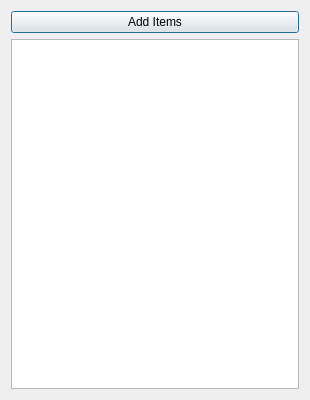
<?xml version="1.0" encoding="UTF-8"?>
<ui version="4.0">
 <class>NewItemDialogClass</class>
 <widget class="QDialog" name="NewItemDialogClass">
  <property name="geometry">
   <rect>
    <x>0</x>
    <y>0</y>
    <width>310</width>
    <height>400</height>
   </rect>
  </property>
  <property name="minimumSize">
   <size>
    <width>300</width>
    <height>310</height>
   </size>
  </property>
  <property name="windowTitle">
   <string>NewItemDialog</string>
  </property>
  <layout class="QGridLayout" name="gridLayout">
   <item row="0" column="0">
    <widget class="QPushButton" name="pushButton">
     <property name="text">
      <string>Add Items</string>
     </property>
    </widget>
   </item>
   <item row="1" column="0">
    <widget class="QListWidget" name="listWidget"/>
   </item>
  </layout>
 </widget>
 <layoutdefault spacing="6" margin="11"/>
 <resources/>
 <connections/>
</ui>
